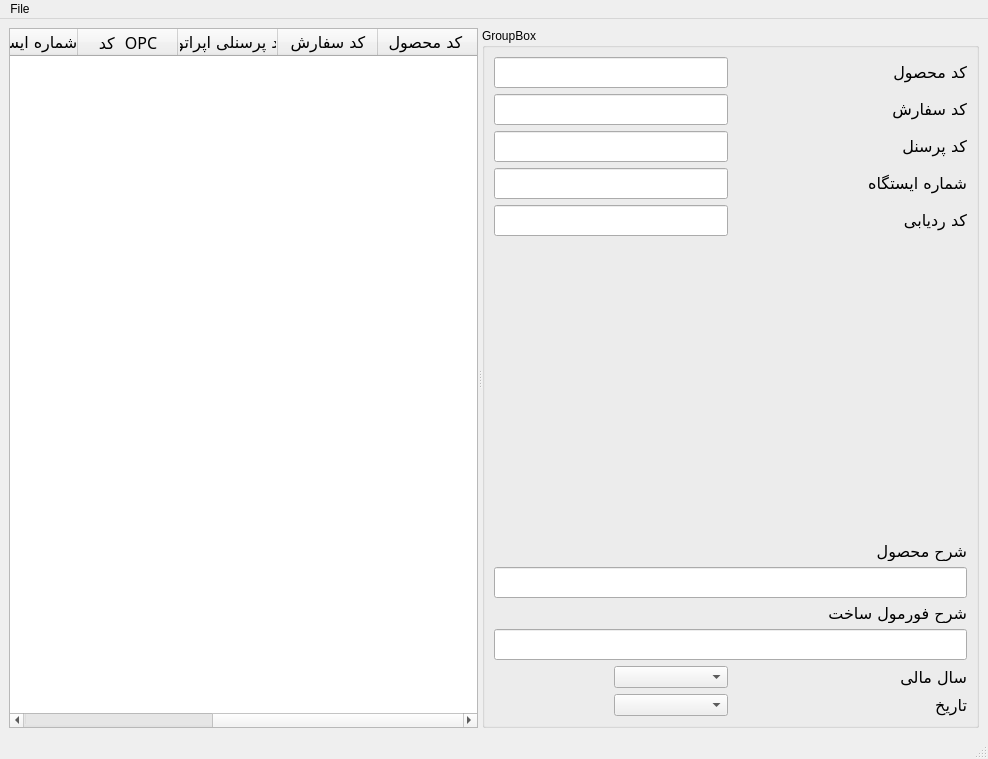
<?xml version="1.0" encoding="UTF-8"?>
<ui version="4.0">
 <class>Tracebility</class>
 <widget class="QMainWindow" name="Tracebility">
  <property name="geometry">
   <rect>
    <x>0</x>
    <y>0</y>
    <width>988</width>
    <height>754</height>
   </rect>
  </property>
  <property name="windowTitle">
   <string>MainWindow</string>
  </property>
  <widget class="QWidget" name="centralwidget">
   <layout class="QGridLayout" name="gridLayout_2">
    <item row="0" column="0">
     <widget class="QSplitter" name="splitter">
      <property name="orientation">
       <enum>Qt::Horizontal</enum>
      </property>
      <widget class="QTableWidget" name="tableWidget">
       <property name="font">
        <font>
         <family>B Nazanin</family>
         <pointsize>12</pointsize>
        </font>
       </property>
       <property name="layoutDirection">
        <enum>Qt::RightToLeft</enum>
       </property>
       <column>
        <property name="text">
         <string>کد محصول </string>
        </property>
       </column>
       <column>
        <property name="text">
         <string>کد سفارش</string>
        </property>
       </column>
       <column>
        <property name="text">
         <string>کد پرسنلی اپراتور</string>
        </property>
       </column>
       <column>
        <property name="text">
         <string>کد  OPC</string>
        </property>
       </column>
       <column>
        <property name="text">
         <string>شماره ایستگاه</string>
        </property>
       </column>
       <column>
        <property name="text">
         <string>کد ردیابی </string>
        </property>
       </column>
       <column>
        <property name="text">
         <string>تاریخ </string>
        </property>
       </column>
      </widget>
      <widget class="QGroupBox" name="groupBox">
       <property name="sizePolicy">
        <sizepolicy hsizetype="Minimum" vsizetype="Minimum">
         <horstretch>0</horstretch>
         <verstretch>0</verstretch>
        </sizepolicy>
       </property>
       <property name="minimumSize">
        <size>
         <width>200</width>
         <height>700</height>
        </size>
       </property>
       <property name="maximumSize">
        <size>
         <width>16777215</width>
         <height>16777215</height>
        </size>
       </property>
       <property name="mouseTracking">
        <bool>true</bool>
       </property>
       <property name="tabletTracking">
        <bool>true</bool>
       </property>
       <property name="layoutDirection">
        <enum>Qt::LeftToRight</enum>
       </property>
       <property name="title">
        <string>GroupBox</string>
       </property>
       <layout class="QGridLayout" name="gridLayout">
        <item row="7" column="0" colspan="4">
         <widget class="QLineEdit" name="lineEdit_8">
          <property name="font">
           <font>
            <family>B Nazanin</family>
            <pointsize>12</pointsize>
           </font>
          </property>
         </widget>
        </item>
        <item row="0" column="0" colspan="2">
         <widget class="QLineEdit" name="lineEdit">
          <property name="font">
           <font>
            <family>B Nazanin</family>
            <pointsize>12</pointsize>
           </font>
          </property>
          <property name="text">
           <string/>
          </property>
         </widget>
        </item>
        <item row="11" column="1">
         <widget class="QComboBox" name="comboBox_2"/>
        </item>
        <item row="5" column="3">
         <spacer name="verticalSpacer">
          <property name="orientation">
           <enum>Qt::Vertical</enum>
          </property>
          <property name="sizeHint" stdset="0">
           <size>
            <width>20</width>
            <height>40</height>
           </size>
          </property>
         </spacer>
        </item>
        <item row="3" column="0" colspan="2">
         <widget class="QLineEdit" name="lineEdit_4">
          <property name="font">
           <font>
            <family>B Nazanin</family>
            <pointsize>12</pointsize>
           </font>
          </property>
         </widget>
        </item>
        <item row="9" column="0" colspan="4">
         <widget class="QLineEdit" name="lineEdit_7">
          <property name="font">
           <font>
            <family>B Nazanin</family>
            <pointsize>12</pointsize>
           </font>
          </property>
         </widget>
        </item>
        <item row="0" column="2" colspan="2">
         <widget class="QLabel" name="label">
          <property name="font">
           <font>
            <family>B Nazanin</family>
            <pointsize>12</pointsize>
           </font>
          </property>
          <property name="text">
           <string>کد محصول </string>
          </property>
         </widget>
        </item>
        <item row="2" column="0" colspan="2">
         <widget class="QLineEdit" name="lineEdit_3">
          <property name="font">
           <font>
            <family>B Nazanin</family>
            <pointsize>12</pointsize>
           </font>
          </property>
         </widget>
        </item>
        <item row="1" column="0" colspan="2">
         <widget class="QLineEdit" name="lineEdit_2">
          <property name="font">
           <font>
            <family>B Nazanin</family>
            <pointsize>12</pointsize>
           </font>
          </property>
          <property name="text">
           <string/>
          </property>
         </widget>
        </item>
        <item row="4" column="0" colspan="2">
         <widget class="QLineEdit" name="lineEdit_5">
          <property name="font">
           <font>
            <family>B Nazanin</family>
            <pointsize>12</pointsize>
           </font>
          </property>
         </widget>
        </item>
        <item row="1" column="2" colspan="2">
         <widget class="QLabel" name="label_2">
          <property name="font">
           <font>
            <family>B Nazanin</family>
            <pointsize>12</pointsize>
           </font>
          </property>
          <property name="text">
           <string>کد سفارش</string>
          </property>
         </widget>
        </item>
        <item row="11" column="3">
         <widget class="QLabel" name="label_6">
          <property name="font">
           <font>
            <family>B Nazanin</family>
            <pointsize>12</pointsize>
           </font>
          </property>
          <property name="text">
           <string>تاریخ</string>
          </property>
         </widget>
        </item>
        <item row="3" column="2" colspan="2">
         <widget class="QLabel" name="label_4">
          <property name="font">
           <font>
            <family>B Nazanin</family>
            <pointsize>12</pointsize>
           </font>
          </property>
          <property name="text">
           <string>شماره ایستگاه</string>
          </property>
         </widget>
        </item>
        <item row="2" column="3">
         <widget class="QLabel" name="label_3">
          <property name="font">
           <font>
            <family>B Nazanin</family>
            <pointsize>12</pointsize>
           </font>
          </property>
          <property name="text">
           <string>کد پرسنل</string>
          </property>
         </widget>
        </item>
        <item row="6" column="2" colspan="2">
         <widget class="QLabel" name="label_8">
          <property name="font">
           <font>
            <family>B Nazanin</family>
            <pointsize>12</pointsize>
           </font>
          </property>
          <property name="text">
           <string>شرح محصول </string>
          </property>
         </widget>
        </item>
        <item row="8" column="1" colspan="3">
         <widget class="QLabel" name="label_7">
          <property name="font">
           <font>
            <family>B Nazanin</family>
            <pointsize>12</pointsize>
           </font>
          </property>
          <property name="text">
           <string>شرح فورمول ساخت</string>
          </property>
         </widget>
        </item>
        <item row="4" column="3">
         <widget class="QLabel" name="label_5">
          <property name="font">
           <font>
            <family>B Nazanin</family>
            <pointsize>12</pointsize>
           </font>
          </property>
          <property name="text">
           <string>کد ردیابی</string>
          </property>
         </widget>
        </item>
        <item row="10" column="2" colspan="2">
         <widget class="QLabel" name="label_9">
          <property name="font">
           <font>
            <family>B Nazanin</family>
            <pointsize>12</pointsize>
           </font>
          </property>
          <property name="text">
           <string>سال مالی </string>
          </property>
         </widget>
        </item>
        <item row="10" column="1">
         <widget class="QComboBox" name="comboBox"/>
        </item>
       </layout>
      </widget>
     </widget>
    </item>
   </layout>
  </widget>
  <widget class="QMenuBar" name="menubar">
   <property name="geometry">
    <rect>
     <x>0</x>
     <y>0</y>
     <width>988</width>
     <height>21</height>
    </rect>
   </property>
   <widget class="QMenu" name="menusave_to_excel">
    <property name="title">
     <string>File</string>
    </property>
    <addaction name="actionSave_To_Excel"/>
   </widget>
   <addaction name="menusave_to_excel"/>
  </widget>
  <widget class="QStatusBar" name="statusbar"/>
  <action name="actionSave_To_Excel">
   <property name="text">
    <string>Save_To_Excel</string>
   </property>
  </action>
 </widget>
 <resources/>
 <connections/>
</ui>
